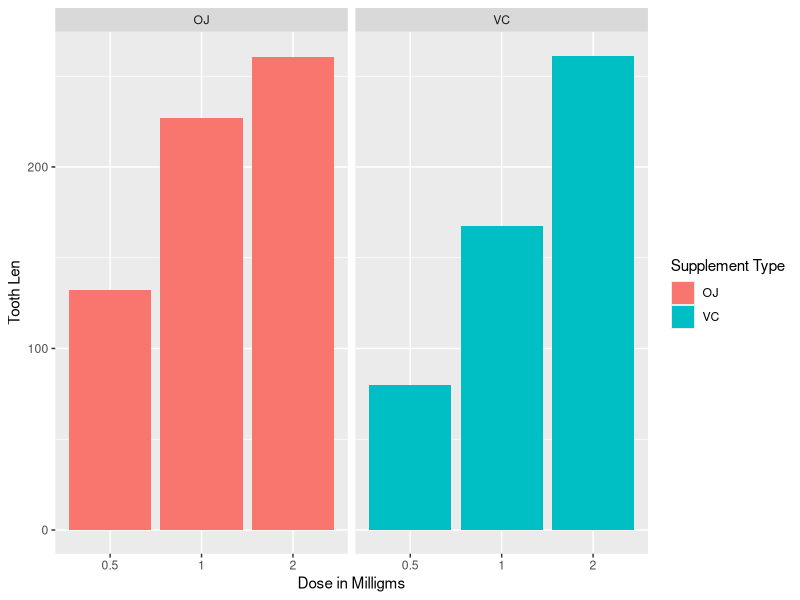

Here is the R script that generated this plot:
## ---- chunk 1
library(datasets)
library(ggplot2)
ggplot(data=ToothGrowth, aes(x=as.factor(dose), y=len, fill=supp)) +
    geom_bar(stat="identity") +
    facet_grid(. ~ supp) +
    xlab("Dose in Milligms") +
    ylab("Tooth Len") +
    guides(fill=guide_legend(title="Supplement Type"))

## ---- chunk 2
fit <- lm(len ~ dose + supp, data=ToothGrowth)
summary(fit)
## ---- chunk 3
confint(fit)
